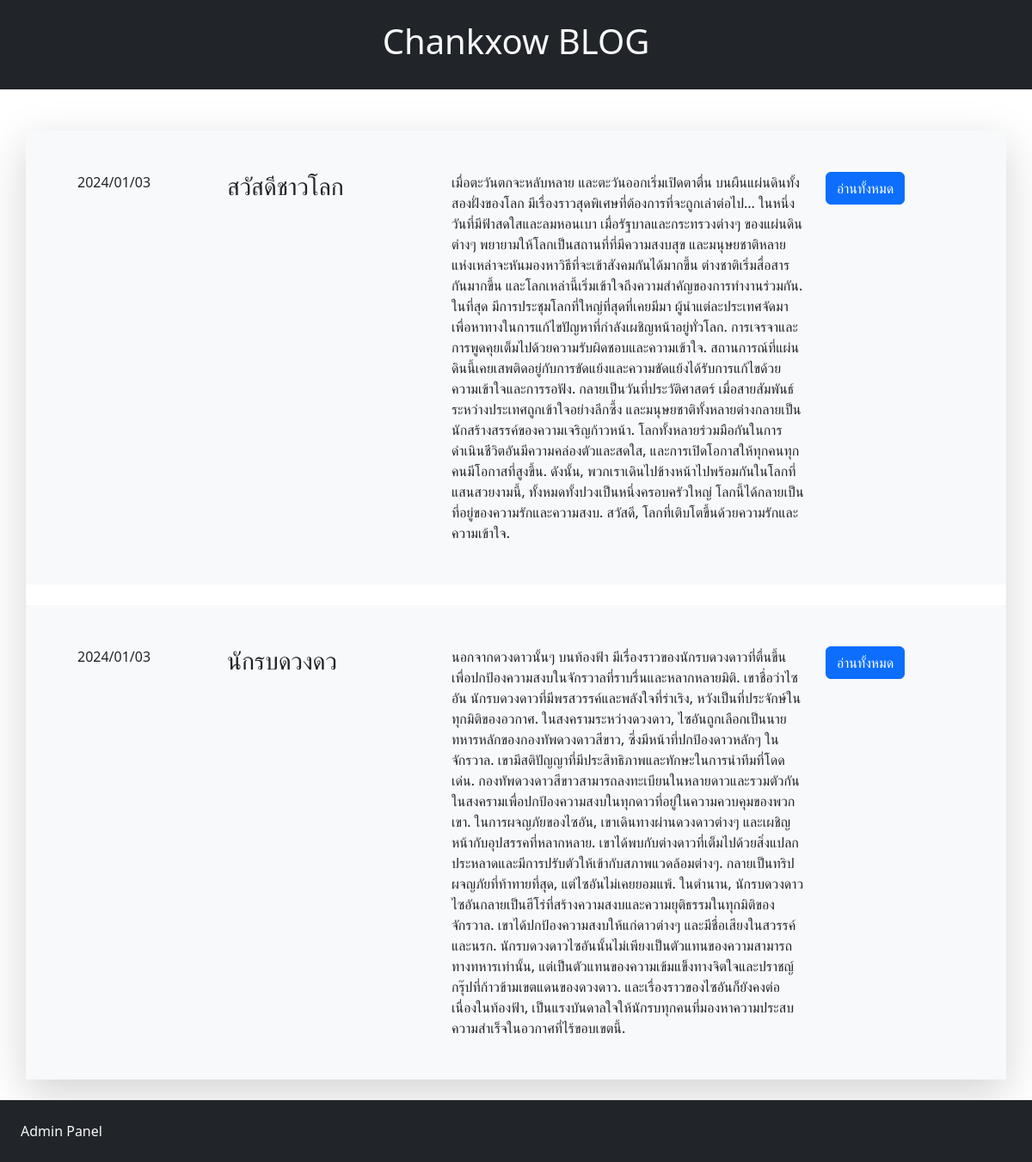
The page / on the database its author committed.
### tables this page shows
CREATE TABLE `posts` (
  `id` int(11) NOT NULL,
  `date` varchar(255) NOT NULL,
  `title` varchar(255) NOT NULL,
  `summary` text NOT NULL,
  `content` mediumtext NOT NULL
);

### index.php (the view, shortened to what this page needs)
<!DOCTYPE html>
<html lang="en">
<head>
    <link rel="stylesheet" href="https://cdn.jsdelivr.net/npm/bootstrap@5.2.3/dist/css/bootstrap.min.css">
</head>
<body>
    <header class="p-4 bg-dark text-center">
        <h1><a href="index.php" class="text-light text-light text-decoration-none ">Chankxow BLOG</a></h1>
    </header>
    <div class="post-list mt-5">
    <div class="container shadow-lg ">
            <?php
                include("connect.php");
                $sqlSelect = "SELECT * FROM posts";
                $result = mysqli_query($conn,$sqlSelect);
                while ($data = mysqli_fetch_array($result)) {
                ?>
                    <div class="row mb-4 p-5 bg-light">
                        <div class="col-sm-2">
                            <?php echo $data["date"]; ?>
                        </div>
                        <div class="col-sm-3 ">
                           <h2 class="fs-3"> <?php echo $data["title"]; ?></h2>
                        </div>
                        <div class="col-sm-5">
                            <?php echo $data["content"]; ?>
                        </div>
                        <div class="col-sm-2">
                            <a href="view.php?id=<?php echo $data['id']; ?>" class="btn btn-primary">อ่านทั้งหมด</a>
                        </div>
                    </div>
                <?php
                }
            ?>
         </div>
    </div>
    <div class="footer bg-dark p-4 mt-4">
        <a href="admin/index.php" class="text-light text-decoration-none" >Admin Panel</a>
    </div>
</body>
</html>

### rows shown on the page
posts: date "2024/01/03", title "สวัสดีชาวโลก", content "เมื่อตะวันตกจะหลับหลาย และตะวันออกเริ่มเปิดตาตื่น บนผืนแผ่นดินทั้งสองฝั่งของโลก มีเรื่องราวสุดพิเศษที่ต้องการที่จะถูกเล่าต่อไป... ในหนึ่งวันที่มีฟ้าสดใสและลมหอนเบา เมื่อรัฐบาลและกระทรวงต่างๆ ของแผ่นดินต่างๆ พยายามให้โลกเป็นสถานที่ที่มีความสงบสุข และมนุษยชาติหลายแห่งเหล่าจะหันมองหาวิธีที่จะเข้าสังคมกันได้มากขึ้น ต่างชาติเริ่มสื่อสารกันมากขึ้น และโลกเหล่านี้เริ่มเข้าใจถึงความสำคัญของการทำงานร่วมกัน. ในที่สุด มีการประชุมโลกที่ใหญ่ที่สุดที่เคยมีมา ผู้นำแต่ละประเทศจัดมาเพื่อหาทางในการแก้ไขปัญหาที่กำลังเผชิญหน้าอยู่ทั่วโลก. การเจรจาและการพูดคุยเต็มไปด้วยความรับผิดชอบและความเข้าใจ. สถานการณ์ที่แผ่นดินนี้เคยเสพติดอยู่กับการขัดแย้งและความขัดแย้งได้รับการแก้ไขด้วยความเข้าใจและการรอฟัง.…"
posts: date "2024/01/03", title "นักรบดวงดว", content "นอกจากดวงดาวนั้นๆ บนท้องฟ้า มีเรื่องราวของนักรบดวงดาวที่ตื่นขึ้นเพื่อปกป้องความสงบในจักรวาลที่ราบรื่นและหลากหลายมิติ. เขาชื่อว่าไซอัน นักรบดวงดาวที่มีพรสวรรค์และพลังใจที่ร่าเริง, หวังเป็นที่ประจักษ์ในทุกมิติของอวกาศ. ในสงครามระหว่างดวงดาว, ไซอันถูกเลือกเป็นนายทหารหลักของกองทัพดวงดาวสีขาว, ซึ่งมีหน้าที่ปกป้องดาวหลักๆ ในจักรวาล. เขามีสติปัญญาที่มีประสิทธิภาพและทักษะในการนำทีมที่โดดเด่น. กองทัพดวงดาวสีขาวสามารถลงทะเบียนในหลายดาวและรวมตัวกันในสงครามเพื่อปกป้องความสงบในทุกดาวที่อยู่ในความควบคุมของพวกเขา. ในการผจญภัยของไซอัน, เขาเดินทางผ่านดวงดาวต่างๆ และเผชิญหน้ากับอุปสรรคที่หลากหลาย. เขาได้พบกับต่างดาวที่เต็มไปด้วยสิ่งแปลกประหลาดและมีการปรับตัวให้เข้ากับสภาพแวดล้อมต่างๆ.…"
